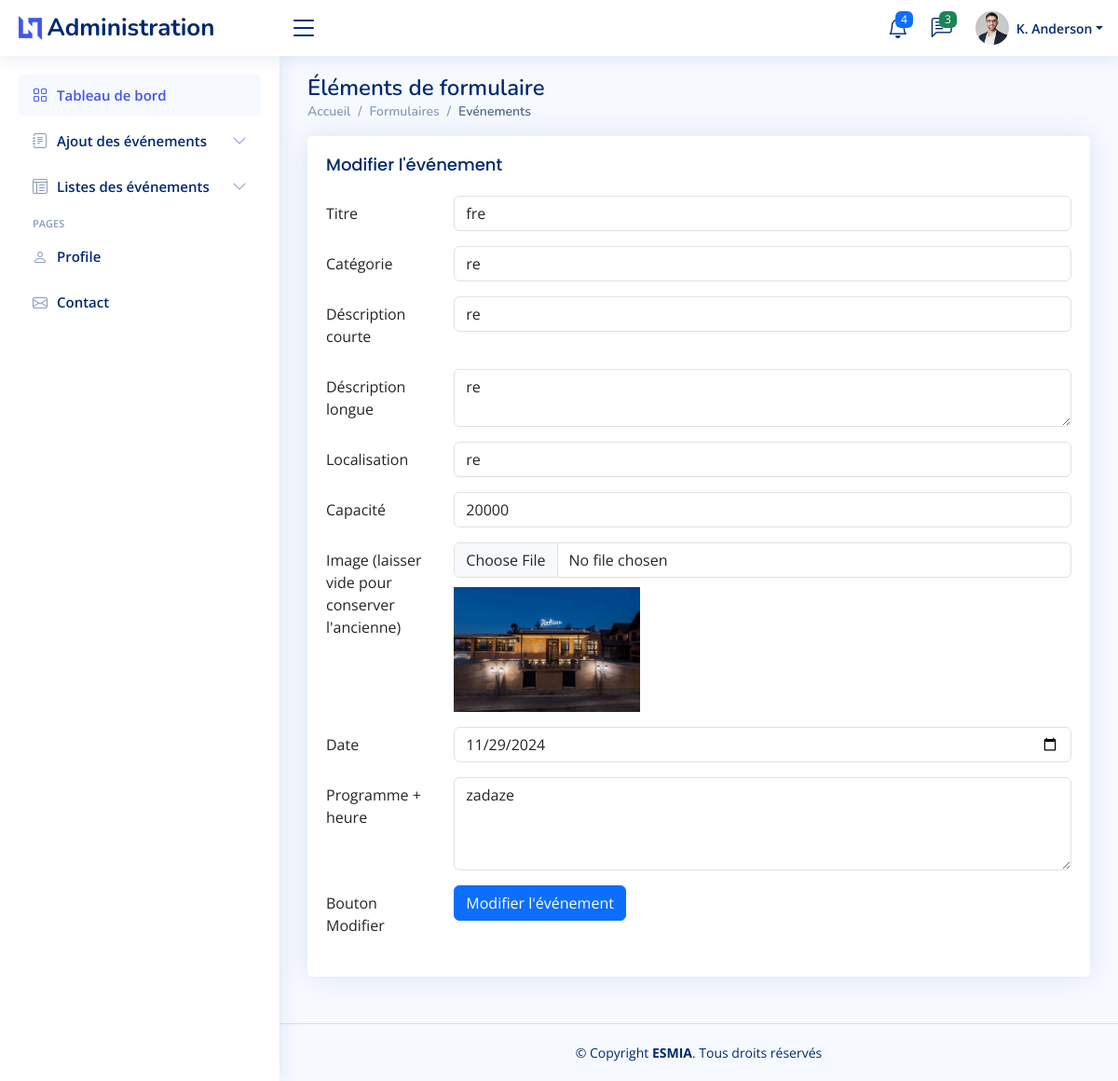
/administration/edit-event/7/, run on the app's committed database.
### app/models.py (models this page shows, shortened)
class Event(models.Model):
    category = models.CharField(max_length=100)
    title = models.CharField(max_length=100)
    description_court = models.TextField()
    description_longue = models.TextField()
    location = models.CharField(max_length=200)
    date = models.DateField()
    capacity = models.IntegerField()
    program = models.TextField()
    image = models.ImageField(upload_to='Evenements/')

### app/views.py (the view, shortened to what this page needs)
# urls.py: path('administration/edit-event/<int:event_id>/', edit_event, name='edit_event'),
def edit_event(request, event_id):
    event = get_object_or_404(Event, id=event_id)
    return render(request, 'admin/layouts/edit_event.html', {'event': event})

### app/templates/admin/layouts/edit_event.html (shortened to what this page needs)
{% include 'layouts/admin/head_admin.html' %}
<body>
  {% include 'layouts/admin/header_admin.html' %}
  {% include 'layouts/admin/sidebar_admin.html' %}
  <main id="main" class="main">
    <div class="pagetitle">
        <h1>Éléments de formulaire</h1>
        <nav>
            <ol class="breadcrumb">
                <li class="breadcrumb-item"><a href="{% url 'administration'%}">Accueil</a></li>
                <li class="breadcrumb-item">Formulaires</li>
                <li class="breadcrumb-item active">Evénements</li>
            </ol>
        </nav>
    </div>
    <section class="section">
    <div class="row">
        <div class="col-lg-12">
            <div class="card">
                <div class="card-body">
                    <h5 class="card-title">Modifier l'événement</h5>
                    <form method="POST" enctype="multipart/form-data">
                        <div class="row mb-3">
                            <label for="title" class="col-sm-2 col-form-label">Titre</label>
                            <div class="col-sm-10">
                                <input type="text" name="title" class="form-control" value="{{ event.title }}" required>
                            </div>
                        </div>
                        <div class="row mb-3">
                            <label for="category" class="col-sm-2 col-form-label">Catégorie</label>
                            <div class="col-sm-10">
                                <input type="text" name="category" class="form-control" value="{{ event.category }}" required>
                            </div>
                        </div>
                        <div class="row mb-3">
                            <label for="description_court" class="col-sm-2 col-form-label">Déscription courte</label>
                            <div class="col-sm-10">
                                <input type="text" name="description_court" class="form-control" value="{{ event.description_court }}" required>
                            </div>
                        </div>
                        <div class="row mb-3">
                            <label for="description_longue" class="col-sm-2 col-form-label">Déscription longue</label>
                            <div class="col-sm-10">
                                <textarea name="description_longue" class="form-control" required>{{ event.description_longue }}</textarea>
                            </div>
                        </div>
                        <div class="row mb-3">
                            <label for="location" class="col-sm-2 col-form-label">Localisation</label>
                            <div class="col-sm-10">
                                <input type="text" name="location" class="form-control" value="{{ event.location }}" required>
                            </div>
                        </div>
                        <div class="row mb-3">
                            <label for="capacity" class="col-sm-2 col-form-label">Capacité</label>
                            <div class="col-sm-10">
                                <input type="number" name="capacity" class="form-control" value="{{ event.capacity }}" required>
                            </div>
                        </div>
                        <div class="row mb-3">
                            <label for="image" class="col-sm-2 col-form-label">Image (laisser vide pour conserver l'ancienne)</label>
                            <div class="col-sm-10">
                                <input class="form-control" type="file" name="image" id="formFile">
                                {% if event.image %}
                                    <img src="{{ event.image.url }}" alt="Image de l'événement" style="max-width: 200px; margin-top: 10px;">
                                {% endif %}
                            </div>
                        </div>
                        <div class="row mb-3">
                            <label for="date" class="col-sm-2 col-form-label">Date</label>
                            <div class="col-sm-10">
                                <input type="date" name="date" class="form-control" value="{{ event.date|date:'Y-m-d' }}" required>
                            </div>
                        </div>
                        <div class="row mb-3">
                            <label for="program" class="col-sm-2 col-form-label">Programme + heure</label>
                            <div class="col-sm-10">
                                <textarea name="program" class="form-control" style="height: 100px" required>{{ event.program }}</textarea>
                            </div>
                        </div>
                        <div class="row mb-3">
                            <label class="col-sm-2 col-form-label">Bouton Modifier</label>
                            <div class="col-sm-10">
                                <button type="submit" class="btn btn-primary">Modifier l'événement</button>
                            </div>
                        </div>
                    </form>
                </div>
            </div>
        </div>
    </div>
</section>
  </main>
  {% include 'layouts/admin/footer_admin.html' %}
</body>
</html>

### app/static/assets2/css/style.css (style rules this page uses)
:root { scroll-behavior: smooth; }
body { font-family: "Open Sans", sans-serif; background: #f6f9ff; color: #444444; }
a { color: #4154f1; text-decoration: none; }
h1, h2, h3, h4, h5, h6 { font-family: "Nunito", sans-serif; }
#main { margin-top: 60px; padding: 20px 30px; transition: all 0.3s; }
.pagetitle { margin-bottom: 10px; }
.pagetitle h1 { font-size: 24px; margin-bottom: 0; font-weight: 600; color: #012970; }
.card { margin-bottom: 30px; border: none; border-radius: 5px; box-shadow: 0px 0 30px rgba(1, 41, 112, 0.1); }
.card-title { padding: 20px 0 15px 0; font-size: 18px; font-weight: 500; color: #012970; font-family: "Poppins", sans-serif; }
.card-body { padding: 0 20px 20px 20px; }
.breadcrumb { font-size: 14px; font-family: "Nunito", sans-serif; color: #899bbd; font-weight: 600; }
.breadcrumb a { color: #899bbd; transition: 0.3s; }
.breadcrumb .breadcrumb-item::before { color: #899bbd; }
.breadcrumb .active { color: #51678f; font-weight: 600; }
@media (min-width: 1200px) { #main, #footer { margin-left: 300px; } }

### data on the page
Event: title "fre", category "re", description_court "re", description_longue "re", location "re", capacity "20000", image (picture), date "11/29/2024", program "zadaze"
